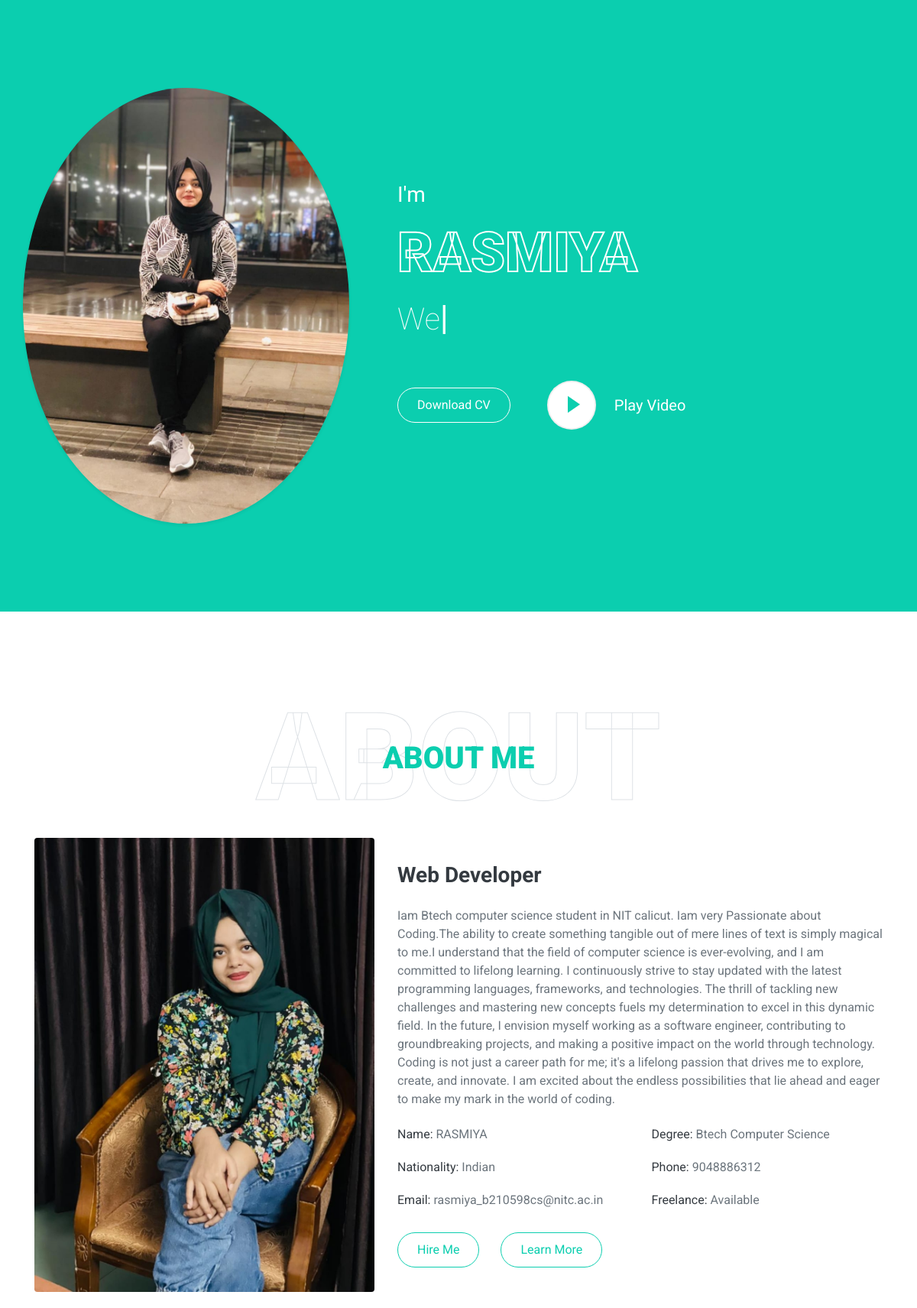
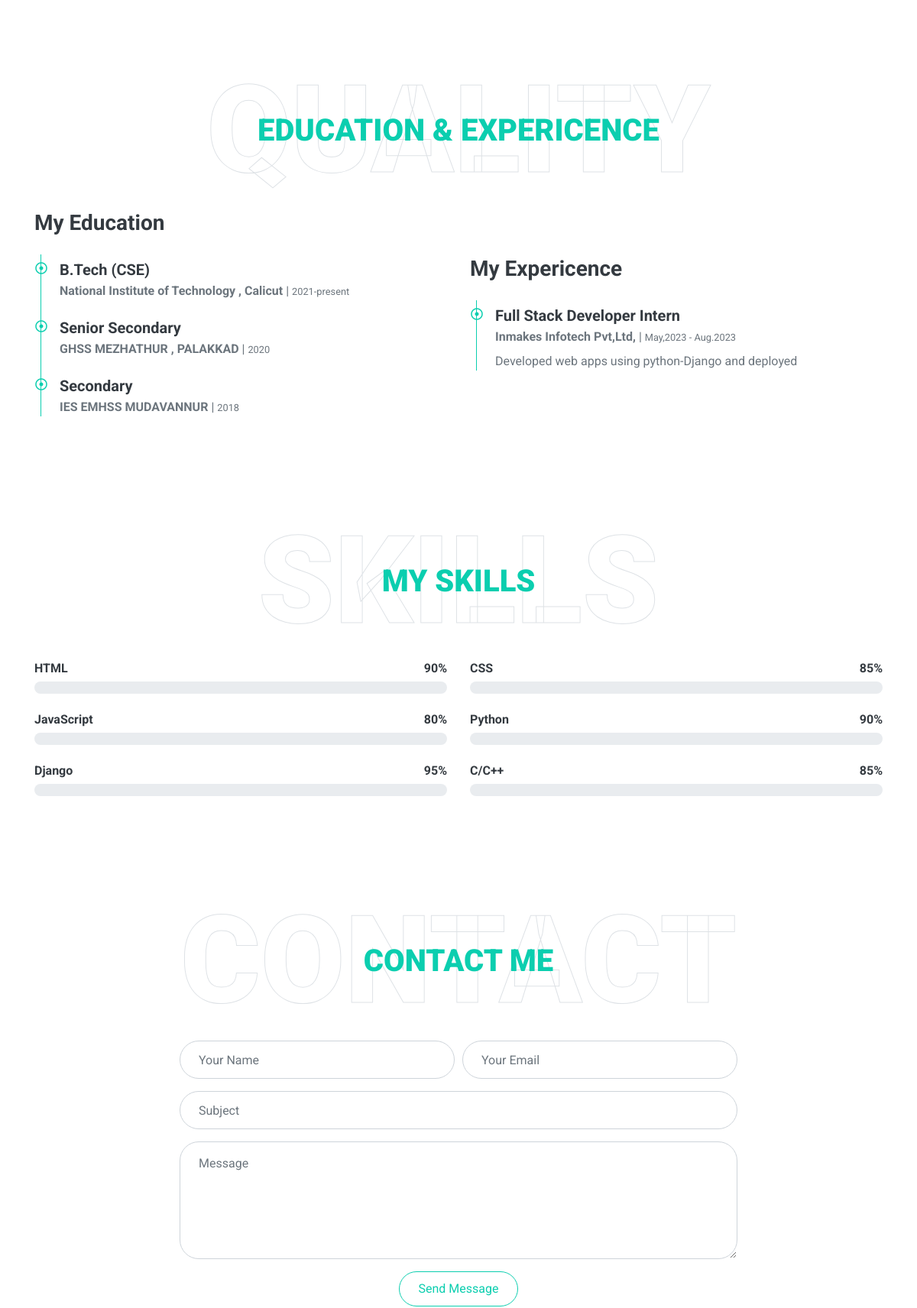
The page / (upper part) on the database its author committed (2 pictures, top to bottom).
### portfolioapp/models.py (models this page shows, shortened)
class Portfolio(models.Model):
    name=models.CharField(max_length=250)
    desc=models.TextField()
    job1=models.TextField()
    phone=models.IntegerField()
    email=models.EmailField()
    degree=models.CharField(max_length=250)
    freelance=models.CharField(max_length=250)
    image1=models.ImageField(upload_to='pics')
    image2 = models.ImageField(upload_to='pics')
    job2=models.CharField(max_length=250)
    company=models.CharField(max_length=250)
    year1=models.CharField(max_length=250)
    jobdesc=models.TextField()

class Qualification(models.Model):
    deg=models.CharField(max_length=250)
    college=models.TextField()
    year=models.TextField()

class Skill(models.Model):
    skill1=models.CharField(max_length=250)
    percentage=models.IntegerField()

### portfolioapp/views.py (the view)
# urls.py: path('',views.function,name='function'),
def function(request):
    obj=Portfolio.objects.all()
    object=Qualification.objects.all()
    ob = Skill.objects.all()
    return render(request,"index.html",{'obj':obj,'object':object,'ob':ob})

### templates/index.html (shortened to what this page needs)
{% load static %}
<!DOCTYPE html>
<html lang="en">
<head>
    <link href="https://cdnjs.cloudflare.com/ajax/libs/font-awesome/5.10.0/css/all.min.css" rel="stylesheet">
    <link href="{% static 'lib/owlcarousel/assets/owl.carousel.min.css' %}" rel="stylesheet">
    <link href="{% static 'lib/lightbox/css/lightbox.min.css' %}" rel="stylesheet">
    <link href="{% static 'js/css/style.css' %}" rel="stylesheet">
</head>
<body data-spy="scroll" data-target=".navbar" data-offset="51">
    <div class="container-fluid bg-primary d-flex align-items-center mb-5 py-5" id="home" style="min-height: 100vh;">
        <div class="container">
            <div class="row align-items-center">
                <div class="col-lg-5 px-5 pl-lg-0 pb-5 pb-lg-0">
                    {% for i in obj %}
                    <img class="img-fluid w-100 rounded-circle shadow-sm" src="{{i.image1.url}}" alt="">
                    {% endfor %}
                </div>
                <div class="col-lg-7 text-center text-lg-left">
                    <h3 class="text-white font-weight-normal mb-3">I'm</h3>
                    <div>
                        {% for i in obj %}
                        <h1 class="display-3 text-uppercase text-primary mb-2" style="-webkit-text-stroke: 2px #ffffff;">{{i.name}}</h1>
                     {% endfor %}
                    </div>
                    <h1 class="typed-text-output d-inline font-weight-lighter text-white"></h1>
                    <div class="d-flex align-items-center justify-content-center justify-content-lg-start pt-5">
                        <a href=" " class="btn btn-outline-light mr-5">Download CV</a>
                        <button type="button" class="btn-play" data-toggle="modal"
                            data-src="https://www.youtube.com/embed/DWRcNpR6Kdc" data-target="#videoModal">
                            <span></span>
                        </button>
                        <h5 class="font-weight-normal text-white m-0 ml-4 d-none d-sm-block">Play Video</h5>
                    </div>
                </div>
            </div>
        </div>
    </div>
    <div class="container-fluid py-5" id="about">
        <div class="container">
            <div class="position-relative d-flex align-items-center justify-content-center">
                <h1 class="display-1 text-uppercase text-white" style="-webkit-text-stroke: 1px #dee2e6;">About</h1>
                <h1 class="position-absolute text-uppercase text-primary">About Me</h1>
            </div>
            <div class="row align-items-center">
                <div class="col-lg-5 pb-4 pb-lg-0">
                    {% for i in obj %}
                    <img class="img-fluid rounded w-100" src="{{i.image2.url}}" alt="">
                    {% endfor %}
                </div>
                <div class="col-lg-7">
                    {% for i in obj %}
                    <h3 class="mb-4">{{i.job1}}</h3>
                    {%  endfor %}
                    <div>
                        {% for i in obj %}
                    <p>{{i.desc}}</p>
                        {% endfor %}
                    </div>
                    <div class="row mb-3">
                        {% for i in obj %}
                        <div class="col-sm-6 py-2"><h6>Name: <span class="text-secondary">{{i.name}}</span></h6></div>
                        <div class="col-sm-6 py-2"><h6>Degree: <span class="text-secondary">{{i.degree}}</span></h6></div>
                        <div class="col-sm-6 py-2"><h6>Nationality: <span class="text-secondary">Indian</span></h6></div>
                        <div class="col-sm-6 py-2"><h6>Phone: <span class="text-secondary">{{i.phone}}</span></h6></div>
                        <div class="col-sm-6 py-2"><h6>Email: <span class="text-secondary">{{i.email}}</span></h6></div>
                        <div class="col-sm-6 py-2"><h6>Freelance: <span class="text-secondary">{{i.freelance}}</span></h6></div>
                    {% endfor %}
                    </div>
                    <a href="" class="btn btn-outline-primary mr-4">Hire Me</a>
                    <a href="" class="btn btn-outline-primary">Learn More</a>
                </div>
            </div>
        </div>
    </div>
    <div class="container-fluid py-5" id="qualification">
        <div class="container">
            <div class="position-relative d-flex align-items-center justify-content-center">
                <h1 class="display-1 text-uppercase text-white" style="-webkit-text-stroke: 1px #dee2e6;">Quality</h1>
                <h1 class="position-absolute text-uppercase text-primary">Education & Expericence</h1>
            </div>
            <div class="row align-items-center">
                <div class="col-lg-6">
                    <h3 class="mb-4">My Education</h3>
                    <div class="border-left border-primary pt-2 pl-4 ml-2">
                        {% for i in object %}
                        <div class="position-relative mb-4">
                            <i class="far fa-dot-circle text-primary position-absolute" style="top: 2px; left: -32px;"></i>
                            <h5 class="font-weight-bold mb-1">{{i.deg}}</h5>
                            <p class="mb-2"><strong>{{i.college}}</strong> | <small>{{i.year}}</small></p>
                        </div>
                        {% endfor %}
                    </div>
                </div>
                <div class="col-lg-6">
                    <h3 class="mb-4">My Expericence</h3>
                    <div class="border-left border-primary pt-2 pl-4 ml-2">
                        <div class="position-relative mb-4">
                            {% for i in obj %}
                            <i class="far fa-dot-circle text-primary position-absolute" style="top: 2px; left: -32px;"></i>
                            <h5 class="font-weight-bold mb-1">{{i.job2}}</h5>
                            <p class="mb-2"><strong>{{i.company}}</strong> | <small>{{i.year1}}</small></p>
                            <p>{{i.jobdesc}}</p>
                            {% endfor %}
                        </div>
                    </div>
                </div>
            </div>
        </div>
    </div>
    <div class="container-fluid py-5" id="skill">
        <div class="container">
            <div class="position-relative d-flex align-items-center justify-content-center">
                <h1 class="display-1 text-uppercase text-white" style="-webkit-text-stroke: 1px #dee2e6;">Skills</h1>
                <h1 class="position-absolute text-uppercase text-primary">My Skills</h1>
            </div>
            <div class="row align-items-center">
                {% for i in ob %}
                <div class="col-md-6">
                    <div class="skill mb-4">
                        <div class="d-flex justify-content-between">
                            <h6 class="font-weight-bold">{{i.skill1}}</h6>
                            <h6 class="font-weight-bold">{{i.percentage}}%</h6>
                        </div>
                        <div class="progress">
                        </div>
                    </div>
                </div>
                {% endfor %}
                </div>
            </div>
        </div>
    <div class="container-fluid py-5" id="contact">
        <div class="container">
            <div class="position-relative d-flex align-items-center justify-content-center">
                <h1 class="display-1 text-uppercase text-white" style="-webkit-text-stroke: 1px #dee2e6;">Contact</h1>
                <h1 class="position-absolute text-uppercase text-primary">Contact Me</h1>
            </div>
            <div class="row justify-content-center">
                <div class="col-lg-8">
                    <div class="contact-form text-center">
                        <form name="sentMessage" id="contactForm" novalidate="novalidate">
                            <div class="form-row">
                                <div class="control-group col-sm-6">
                                    <input type="text" class="form-control p-4" id="name" placeholder="Your Name"
                                        required="required" data-validation-required-message="Please enter your name" />
                                </div>
                                <div class="control-group col-sm-6">
                                    <input type="email" class="form-control p-4" id="email" placeholder="Your Email"
                                        required="required" data-validation-required-message="Please enter your email" />
                                </div>
                            </div>
                            <div class="control-group">
                                <input type="text" class="form-control p-4" id="subject" placeholder="Subject"
                                    required="required" data-validation-required-message="Please enter a subject" />
                            </div>
                            <div class="control-group">
                                <textarea class="form-control py-3 px-4" rows="5" id="message" placeholder="Message"
                                    required="required"
                                    data-validation-required-message="Please enter your message"></textarea>
                            </div>
                            <div>
                                <button class="btn btn-outline-primary" type="submit" id="sendMessageButton">Send
                                    Message</button>
                            </div>
                        </form>
                    </div>
                </div>
            </div>
        </div>
    </div>
</body>
</html>

### rows shown on the page
Portfolio: image1 (picture), name "RASMIYA", image2 (placeholder picture), job1 "Web Developer", desc "Iam Btech computer science student in NIT calicut. Iam very Passionate about Coding.The ability to create something tangible out of mere lines of text is simply magical to me.I understand that the field of computer science is ever-evolving, and I am committed to lifelong learning. I continuously strive to stay updated with the latest programming languages, frameworks, and technologies. The thrill of tackling new challenges and mastering new concepts fuels my determination to excel in this dynamic field. In the future, I envision myself working as a software engineer, contributing to groundbreaking projects, and making a positive impact on the world through technology. Coding is not just a…", degree "Btech Computer Science", phone "9048886312", email "rasmiya_b210598cs@nitc.ac.in", freelance "Available", job2 "Full Stack Developer Intern", company "Inmakes Infotech Pvt,Ltd,", year1 "May,2023 - Aug.2023", jobdesc "Developed web apps using python-Django and deployed"
Qualification: deg "B.Tech (CSE)", college "National Institute of Technology , Calicut", year "2021-present"
Qualification: deg "Senior Secondary", college "GHSS MEZHATHUR , PALAKKAD", year "2020"
Qualification: deg "Secondary", college "IES EMHSS MUDAVANNUR", year "2018"
Skill: skill1 "HTML", percentage "90"
Skill: skill1 "CSS", percentage "85"
Skill: skill1 "JavaScript", percentage "80"
Skill: skill1 "Python", percentage "90"
Skill: skill1 "Django", percentage "95"
Skill: skill1 "C/C++", percentage "85"
